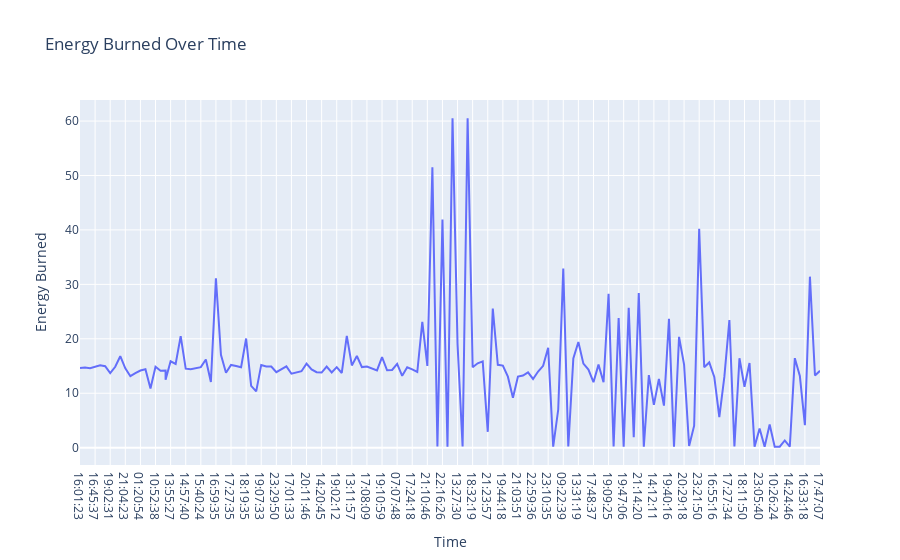

Write notebook code for a chart like this one.
### Code cell
#Energy Burned Over Time

fig3=px.line(df,x="Time",y="Energy Burned",title="Energy Burned Over Time")
fig3.show()

### Figure 1 — Plotly figure (JSON) as saved in the notebook; plotly's stock layout.template omitted (floating-point values rounded to 4 significant figures; data arrays with more than 128 entries replaced by an {"elided": "..."} marker saying what was removed)
{"data": [{"hovertemplate": "Time=%{x}<br>Energy Burned=%{y}<extra></extra>", "legendgroup": "", "line": {"color": "#636efa", "dash": "solid"}, "marker": {"symbol": "circle"}, "mode": "lines", "name": "", "orientation": "v", "showlegend": false, "type": "scatter", "x": {"elided": "149 str values"}, "xaxis": "x", "y": {"elided": "149 float values"}, "yaxis": "y"}], "layout": {"legend": {"tracegroupgap": 0}, "title": {"text": "Energy Burned Over Time"}, "xaxis": {"anchor": "y", "domain": [0, 1], "title": {"text": "Time"}}, "yaxis": {"anchor": "x", "domain": [0, 1], "title": {"text": "Energy Burned"}}}}
